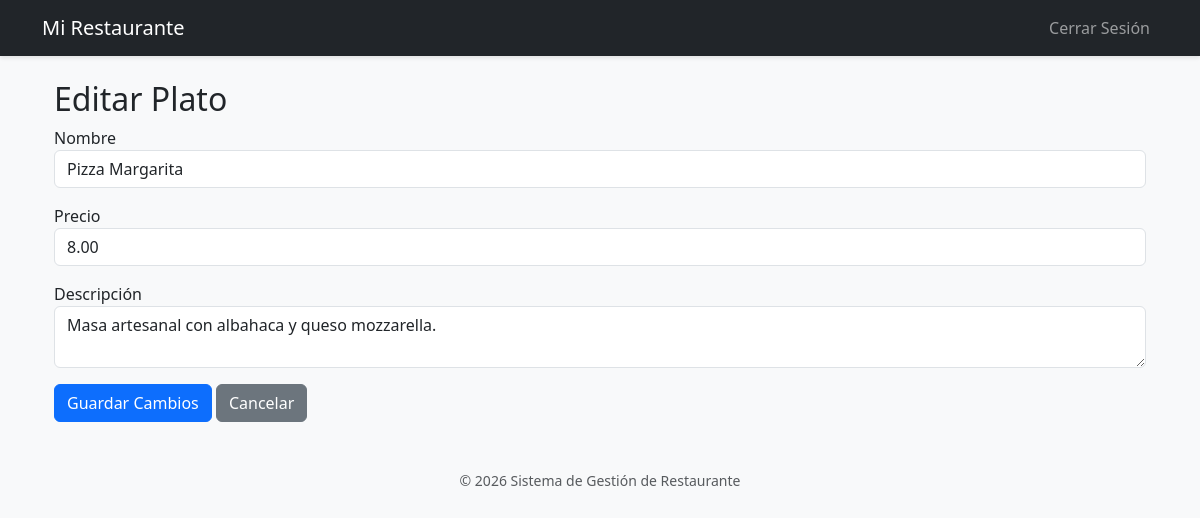
The page /edit_dish.php?id=2 (signed in) on the database its author committed.
### tables this page shows
CREATE TABLE `dishes` (
  `id` int(11) NOT NULL,
  `name` varchar(50) NOT NULL,
  `description` varchar(255) DEFAULT NULL,
  `price` decimal(10,2) NOT NULL,
  `is_active` tinyint(1) NOT NULL DEFAULT 1
);

### edit_dish.php (the view, shortened to what this page needs)
<?php
require_once 'config/conexion.php';
include('includes/header.php');
if (isset($_GET['id'])) {
    $id = $_GET['id'];
    $result = mysqli_query($conexion, "SELECT * FROM dishes WHERE id = $id");
    $dish = mysqli_fetch_assoc($result);
}
?>
<div class="container mt-4">
    <h2>Editar Plato</h2>
    <form method="POST">
        <div class="mb-3">
            <label>Nombre</label>
            <input type="text" name="name" class="form-control" value="<?php echo $dish['name']; ?>" required>
        </div>
        <div class="mb-3">
            <label>Precio</label>
            <input type="number" step="0.01" name="price" class="form-control" value="<?php echo $dish['price']; ?>" required>
        </div>
        <div class="mb-3">
            <label>Descripción</label>
            <textarea name="description" class="form-control"><?php echo $dish['description']; ?></textarea>
        </div>
        <button type="submit" class="btn btn-primary">Guardar Cambios</button>
        <a href="add_dish.php" class="btn btn-secondary">Cancelar</a>
    </form>
</div>
<?php include('includes/footer.php'); ?>

### includes/header.php (style rules this page uses)
body { background-color: #f8f9fa; }

### rows shown on the page
dishes: name "Pizza Margarita", price "8.00", description "Masa artesanal con albahaca y queso mozzarella."
